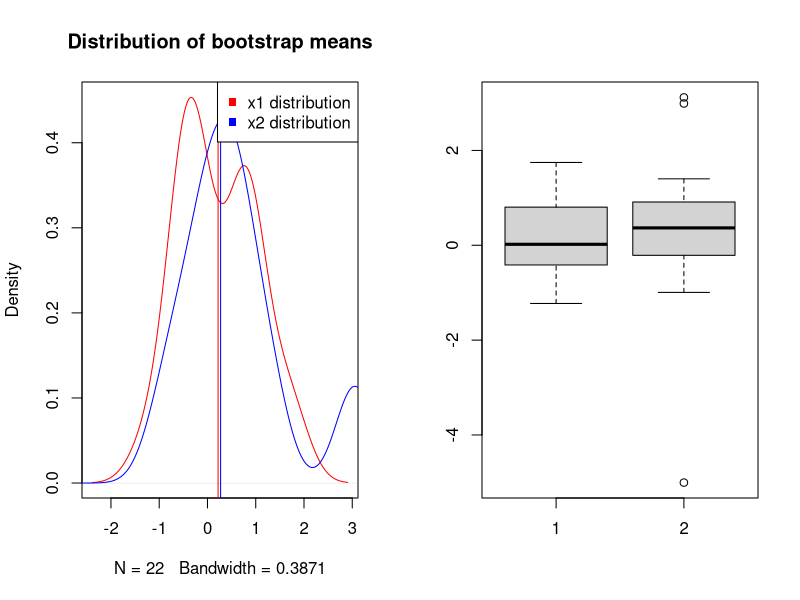
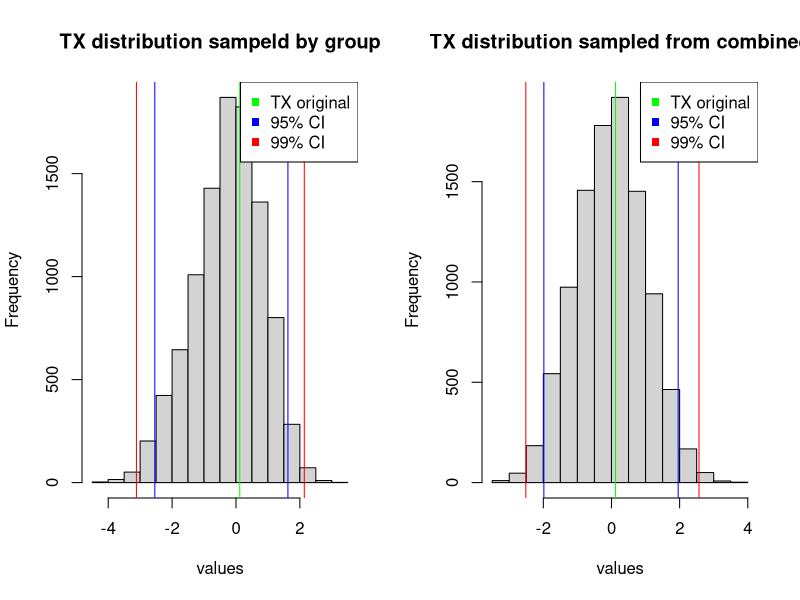
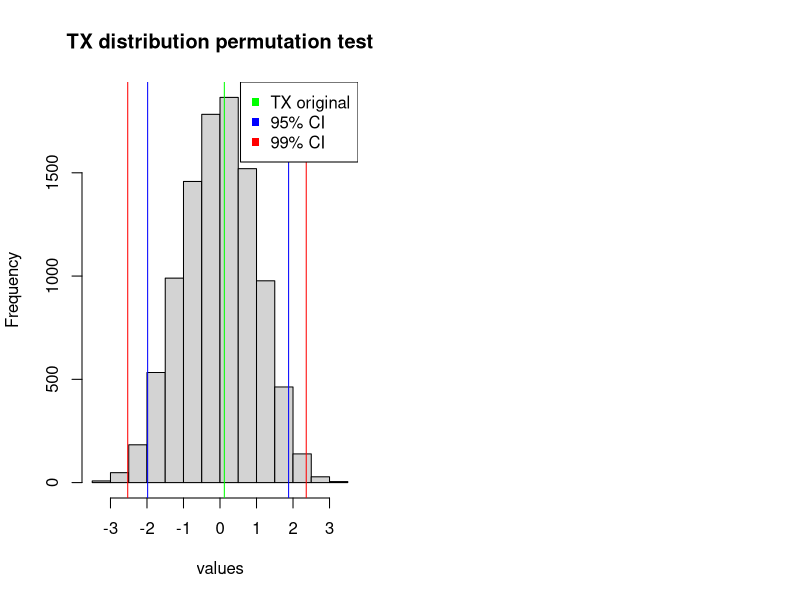
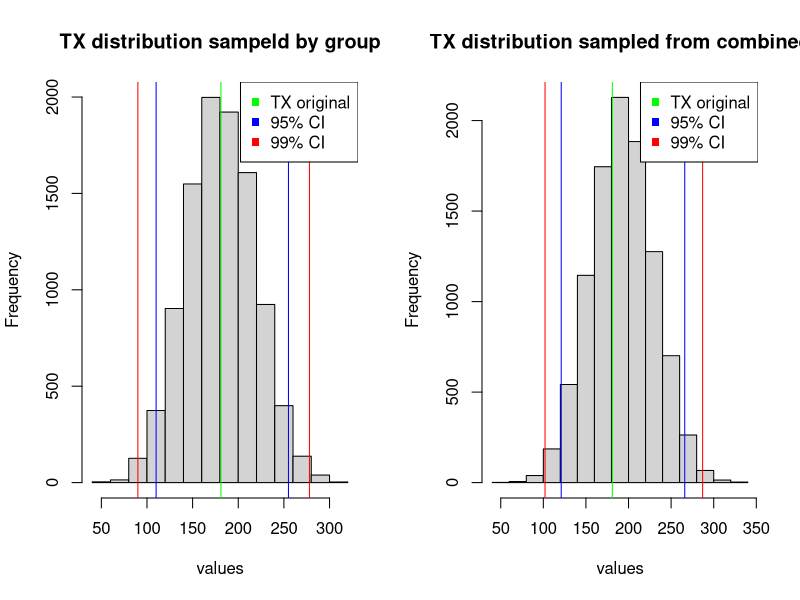
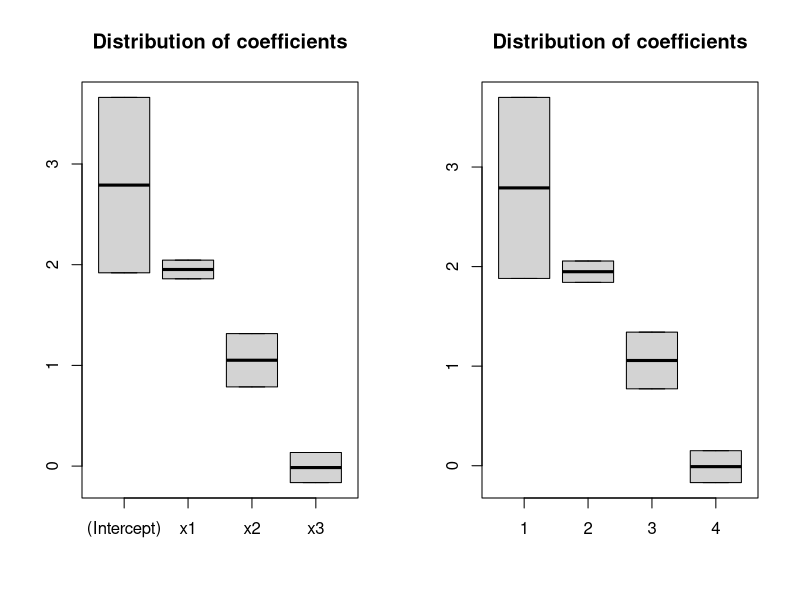
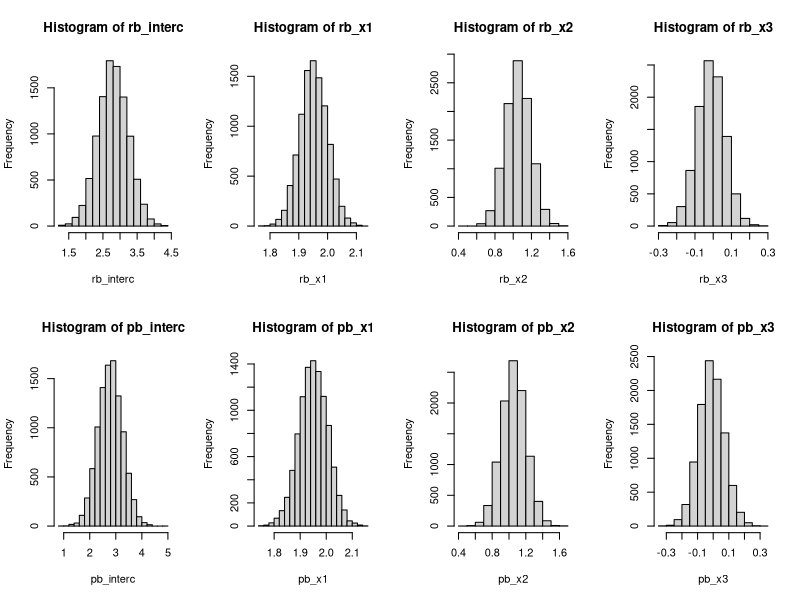

These figures' R source, in order:
## ---- chunk 1
knitr::opts_chunk$set(echo = TRUE, tidy = TRUE)
library(knitr)
library(formatR)
library(boot)
## ---- chunk 2
x1 <- c(-0.673, -0.584, 0.572, -0.341, -0.218, 0.603, -0.415, -0.013, 0.763, 0.804, 0.054, 1.746, -0.472, 1.638, -0.578, 0.947, -0.329, -0.188, 0.794, 0.894, -1.227, 1.059)

x2 <- c(0.913, -0.639, 2.99, -5.004, 3.118, 0.1, 1.128, 0.579, 0.32, -0.488, -0.994, -0.212, 0.413, 1.401, 0.007, 0.568, -0.005, 0.696)
## ---- chunk 3
# length of sample x1
n1 <- length(x1)
n1
# length of sample x2
n2 <- length(x2)
n2
# standard diviation of original samples
sd(x1)
sd(x2)
# absolute difference in mean
abs(mean(x1) - mean(x2))
## ---- chunk 4
par(mfrow = c(1,2))
plot(density(x1), 
     type = "l", 
     col = "red",
     main = "Distribution of bootstrap means")
abline(v=mean(x1), col="red")
lines(density(x2), col = "blue")
abline(v=mean(x2), col="blue")
legend("topright",
       legend = c("x1 distribution", "x2 distribution"),
       pch = c(15,15),
       col = c("red", "blue"))
boxplot(x1, x2)
## ---- chunk 5
# number of bootstrap samples
m <- 10000
# t statistic to compare 2 groups
Tstatistic <- function(x1, x2) {
        (mean(x1) - mean(x2)) / (sqrt(sd(x1)^2 * 1/n1 + sd(x2)^2 * 1/n2))
}
# t statistic for original samples
TX <- Tstatistic(x1, x2)
# function to calculate p values and confidence intervals
calc_p_ci <- function(test_stat_boot, print=TRUE) {
        # calculate bootstrap p-value
        p <- (sum(abs(test_stat_boot) > abs(TX)) + 1) / (m + 1)
        # 0.95 confidence interval
        ci95 <- quantile(test_stat_boot, c(0.025, 0.975))
        # 0.99 confidence interval
        ci99 <- quantile(test_stat_boot, c(0.005, 0.995))
        
        # print values
        if (print) {
                print(paste("P value:", round(p, 4)))
                print(paste("95% CI:", round(ci95[1], 4), round(ci95[2], 4)))
                print(paste("99% CI:", round(ci99[1], 4), round(ci99[2], 4)))
        }
        
        return(list(p = p, ci95 = ci95, ci99 = ci99))
}
## ---- chunk 6
# create t statistics for all m bootstrap samples by sampling from each group
TX_bygroup <- replicate(m, Tstatistic(
        x1 = sample(x1, replace = TRUE),
        x2 = sample(x2, replace = TRUE)
))
resuts_bygroup <- calc_p_ci(TX_bygroup)
## ---- chunk 7
# center data so they share a common mean (new mean 0)
x1_cent <- x1 - mean(x1)
x2_cent <- x2 - mean(x2)
x_cent <- c(x1_cent, x2_cent)
# create t statistics for all m bootstrap samples by sampling from the combined group 
TX_cent <- replicate(m, Tstatistic(
        x1 = sample(x_cent, n1, replace = TRUE),
        x2 = sample(x_cent, n2, replace = TRUE)))
result_cent <- calc_p_ci(TX_cent)
## ---- chunk 8
par(mfrow= c(1,2))

values <- TX_bygroup
results <- resuts_bygroup
hist(values, main = "TX distribution sampeld by group")
abline(v=abs(TX), col="green")
abline(v=c(results$ci95), col="blue")
abline(v=c(results$ci99), col="red")
legend("topright",
       legend = c("TX original", "95% CI", "99% CI"),
       pch = c(15,15),
       col = c("green", "blue", "red"))

values <- TX_cent
results <- result_cent
hist(values, main = "TX distribution sampled from combined")
abline(v=abs(TX), col="green")
abline(v=c(results$ci95), col="blue")
abline(v=c(results$ci99), col="red")
legend("topright",
       legend = c("TX original", "95% CI", "99% CI"),
       pch = c(15,15),
       col = c("green", "blue", "red"))
## ---- chunk 9
perm_test <- function() {
        # sample without replacement from combined observations x1 and x2
        permutation <- sample(c(x1, x2))
        # split into samples z and y
        lower_split = length(x1)
        upper_split = lower_split + 1
        size = length(c(x1, x2))
        z <- permutation[1:lower_split]
        y <- permutation[upper_split:size]
        # return test statistic for samples
        return(Tstatistic(z, y))
}

# create test statistics m times
TX_perm <- replicate(m, perm_test())
result_perm <- calc_p_ci(TX_perm)
## ---- chunk 10
values <- TX_perm
results <- result_perm
hist(values, main = "TX distribution permutation test")
abline(v=abs(TX), col="green")
abline(v=c(results$ci95), col="blue")
abline(v=c(results$ci99), col="red")
legend("topright",
       legend = c("TX original", "95% CI", "99% CI"),
       pch = c(15,15),
       col = c("green", "blue", "red"))
## ---- chunk 11
# create ranks
wilcox_rank_sum <- function(x1, x2) {
        x_combined <- c(x1, x2)
        ranks <- c()
        # simplified ranking ignoring tied values (all values not equal in x1 and x2)
        ranks[order(x_combined)] <- 1:length(x_combined)
        r1 <- sum(ranks[1:n1])
        u1 <- r1 - (n1 * (n1 + 1) / 2)
        return(u1)
}
# calculate test statistic for original sample
TX <- wilcox_rank_sum(x1, x2)

# calculate wilcox rank sum test statistic by group
TX_wil_bygroup <- replicate(m, wilcox_rank_sum(
        x1 = sample(x1, replace = TRUE),
        x2 = sample(x2, replace = TRUE)
))
result_wil_bygroup <- calc_p_ci(TX_wil_bygroup)
## ---- chunk 12
# calculate wilcox rank sum test statistic by centering and combining
TX_wil_cent <- replicate(m, wilcox_rank_sum(
        x1 = sample(x_cent, n1, replace = TRUE),
        x2 = sample(x_cent, n2, replace = TRUE)
))
result_wil_cent <- calc_p_ci(TX_wil_cent)
## ---- chunk 13
par(mfrow= c(1,2))

values <- TX_wil_bygroup
results <- result_wil_bygroup
hist(values, main = "TX distribution sampeld by group")
abline(v=abs(TX), col="green")
abline(v=c(results$ci95), col="blue")
abline(v=c(results$ci99), col="red")
legend("topright",
       legend = c("TX original", "95% CI", "99% CI"),
       pch = c(15,15),
       col = c("green", "blue", "red"))

values <- TX_wil_cent
results <- result_wil_cent
hist(values, main = "TX distribution sampled from combined")
abline(v=abs(TX), col="green")
abline(v=c(results$ci95), col="blue")
abline(v=c(results$ci99), col="red")
legend("topright",
       legend = c("TX original", "95% CI", "99% CI"),
       pch = c(15,15),
       col = c("green", "blue", "red"))
## ---- chunk 14
# Two Sample t-test
t.test(x1, x2)
## ---- chunk 15
# Wilcoxon rank sum test
wilcox.test(x1, x2)
## ---- chunk 16
# create dummy data
n <- 200
x1 <- rnorm(n, 2, sqrt(3))
x2 <- runif(n, 2, 4)
eps <- rt(n, 5)
y = 3 + 2 * x1 + x2 + eps

x3 <- runif(n, -2, 2)
df <- data.frame(y, x1, x2, x3)
## ---- chunk 17
# fit linear model
fit <- lm(y~., data=df)
# extract residuals
res <- resid(fit)
# extract y_hat
y_hat <- fitted(fit)
# non-parametric residual bootstrap
res_boot <- replicate(m, sample(res, replace=TRUE))

fit_boot <- lm(y_hat + res_boot ~ x1 + x2 + x3)
cis <- apply(coef(fit_boot), 1,  quantile, probs=c(0.025, 0.975))
t(cis)
## ---- chunk 18
boxplot(cis, main="Distribution of coefficients")
## ---- chunk 19
# use pairs bootstrap
coeffic <- matrix(0, 4, m)
for (i in 1:m) {
        # sample indexes of samples with replacement
        s <- sample(nrow(df), n, replace=TRUE)
        # train model on selected samples and extract coefficents
        coeffic[,i] <- coef(lm(y~., data=df, subset=s))
}
# calculate confidence intervals for coefficents
cis <- apply(coeffic, 1,  quantile, probs=c(0.025, 0.975))
t(cis)
## ---- chunk 20
boxplot(cis, main="Distribution of coefficients")
## ---- chunk 21
par(mfrow=c(2,4))
# visualize coefficient distributions for residual bootstrap
rb <- coef(fit_boot)
rb_interc <- rb[1,]
hist(rb_interc)
rb_x1 <- rb[2,]
hist(rb_x1)
rb_x2 <- rb[3,]
hist(rb_x2)
rb_x3 <- rb[4,]
hist(rb_x3)
# visualize coefficient distributions for pairs bootstrap
pb <- coeffic
pb_interc <- pb[1,]
hist(pb_interc)
pb_x1 <- pb[2,]
hist(pb_x1)
pb_x2 <- pb[3,]
hist(pb_x2)
pb_x3 <- pb[4,]
hist(pb_x3)
